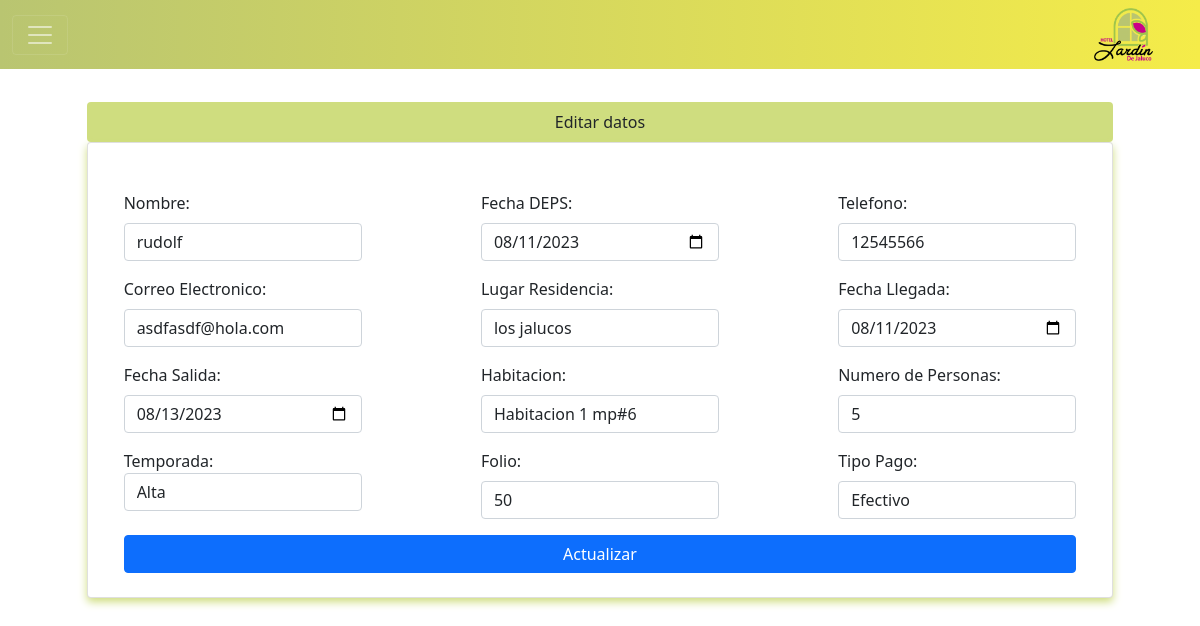
The app's page /editar.php?codigo=87&numhab=1 (signed in) with its own data.
### tables this page shows
CREATE TABLE `reservaciones` (
  `idReservaciones` int(10) NOT NULL,
  `nombre` varchar(45) NOT NULL,
  `fecha_deps` date NOT NULL,
  `num_telefono` int(10) NOT NULL,
  `email` varchar(25) NOT NULL,
  `lugar_residencia` varchar(45) NOT NULL,
  `fecha_llegada` date NOT NULL,
  `fecha_salida` date NOT NULL,
  `habitacion_id` int(2) NOT NULL,
  `no_personas` int(2) NOT NULL,
  `deposito` int(6) NOT NULL,
  `fecha_reservacion` date NOT NULL,
  `tipo_pago` text NOT NULL,
  `no_folio` int(6) NOT NULL,
  `no_noches` int(2) NOT NULL,
  `total` float NOT NULL,
  `temporada` varchar(10) NOT NULL
);

### editar.php (the view, shortened to what this page needs)
<?php include 'template/header.php' ?>
<head>
    <link rel="stylesheet" href="css/styleGeneral.css">
</head>
<div class="container mt-5">
<div class="margin_formulario">
    <div class="row">
        <div class="col-sm-12">
<?php
    include_once 'model/conexion.php';
    $codigo = $_GET['codigo'];
    $sentencia = $bd->prepare("select * from reservaciones where idReservaciones = ?;");
    $sentencia->execute([$codigo]);
    $reservacion = $sentencia->fetch(PDO::FETCH_OBJ);
    $sql = $bd -> query("select * from habitaciones where disponible = 1");
    $habitaciones = $sql->fetchAll(PDO::FETCH_OBJ);
?>
<br>
<div class="table_title rounded p-2">Editar datos</div>
<div class="card shadow_general">
<div class="container mt-2">
    <div class="row justify-content-center">
                <form class="p-4" method="POST" action="editarProceso.php">
                    <div class="col-sm-12 input-group mt-3 d-flex justify-content-between">
                        <div class="col-sm-3">
                        <label class="form-label">Nombre: </label>
                        <input type="text" class="form-control" name="datoNombre" required
                        value="<?php echo $reservacion->nombre; ?>">
                    </div>
                    <div class="col-sm-3">
                        <label class="form-label">Fecha DEPS: </label>
                        <input type="date" class="form-control" name="datoDEPS" autofocus required
                        value="<?php echo $reservacion->fecha_deps; ?>">
                    </div>
                    <div class="col-sm-3">
                    <label class="form-label">Telefono: </label>
                        <input type="text" class="form-control" name="datoTelefono" autofocus required
                        value="<?php echo $reservacion->num_telefono; ?>">
                    </div>
                    </div>
                    <div class="col-sm-12 input-group mt-3 d-flex justify-content-between">
                    <div class="col-sm-3">
                        <label class="form-label">Correo Electronico: </label>
                        <input type="email" class="form-control" name="datoEmail" autofocus required
                        value="<?php echo $reservacion->email; ?>">
                    </div>
                    <div class="col-sm-3">
                        <label class="form-label">Lugar Residencia: </label>
                        <input type="text" class="form-control" name="datoResidencia" autofocus required
                        value="<?php echo $reservacion->lugar_residencia; ?>">
                    </div>
                    <div class="col-sm-3">
                        <label class="form-label">Fecha Llegada: </label>
                        <input type="date" class="form-control" name="datoFechaLlegada" autofocus required
                        value="<?php echo $reservacion->fecha_llegada; ?>">
                    </div>
                    </div>
                    <div class="col-sm-12 input-group mt-3 d-flex justify-content-between">
                    <div class="col-sm-3">
                        <label class="form-label">Fecha Salida: </label>
                        <input type="date" class="form-control" name="datoFechaSalida" autofocus required
                        value="<?php echo $reservacion->fecha_salida; ?>">
                    </div>
                    <div class="col-sm-3">
                        <label class="form-label">Habitacion: </label>
                        <select id="inputState" class="form-control" name="datoHabitacion">
                            <?php
                                foreach ($habitaciones as $habitacion) {
                            ?>
                                <option value="<?php echo $habitacion->id; ?>" <?php echo (isset($valorSeleccionado) && $valorSeleccionado == $habitacion->id) || (isset($_GET['numhab']) && $_GET['numhab'] == $habitacion->id) ? "selected" : "" ?>><?php  echo ($habitacion->tipo_id === 1) ? ($habitacion->nom_habitacion . ' mp#6') :
             (($habitacion->tipo_id === 2) ? ($habitacion->nom_habitacion . ' mp#7') :
             (($habitacion->tipo_id === 3) ? ($habitacion->nom_habitacion . ' mp#4') :
                                              ($habitacion->nom_habitacion . ' mp#8'))); ?></option>
                            <?php
                                }
                            ?>
                        </select>
                    </div>
                    <div class="col-sm-3">
                        <label class="form-label">Numero de Personas: </label>
                        <input type="number" class="form-control" name="datoNoPersonas" autofocus required
                        value="<?php echo $reservacion->no_personas; ?>">
                    </div>
                    </div>
                    <div class="col-sm-12 input-group mt-3 d-flex justify-content-between">
                    <div class="col-sm-3 mb-3">
                            <label for="form-label">Temporada: </label>
                            <select id="inputState" class="form-control" name="datoTemporada"
                            value="<?php echo $reservacion->temporada; ?>">
                                <option value ="alta"<?php echo isset($reservacion->temporada) && $reservacion->temporada == "alta" ? "selected" : ''?>>Alta</option>
                            </select>
                        </div>
                    <div class="col-sm-3">
                        <label class="form-label">Folio: </label>
                        <input type="number" class="form-control" name="datoFolio" autofocus required
                        value="<?php echo $reservacion->no_folio; ?>">
                    </div>
                    <div class="form-group col-sm-3 mb-3">
                        <label for="inputState" class="form-label">Tipo Pago:</label>
                        <select id="inputState" class="form-control" name="datoTipoPago"
                        value="<?php echo $reservacion->tipo_pago; ?>">
                            <option value ="Efectivo"<?php echo isset($reservacion->tipo_pago) && $reservacion->tipo_pago == "Efectivo" ? "selected" : ''?>>Efectivo</option>
                           </select>
                    </div>
                    </div>
                    <div class="d-grid">
                        <input type="submit" class="btn btn-primary" value="Actualizar">
                    </div>
                </form>
            </div>
        </div>
    </div>
</div>
<?php include 'template/footer.php' ?>

### css/styleGeneral.css (style rules this page uses)
.margin_formulario { margin-top: 7%; margin-left: 4%; margin-right: 4%; }
.table_title { background: rgb(207, 221, 127); width: 100%; text-align: center; }
.shadow_general { box-shadow: 0 4px 8px 0 rgba(207, 221, 127, 1); }
input[type=number] { -moz-appearance: textfield; }

### records on screen
reservaciones: datoNombre "rudolf", datoDEPS "08/11/2023", datoTelefono "12545566", datoEmail "asdfasdf@hola.com", datoResidencia "los jalucos", datoFechaLlegada "08/11/2023", datoFechaSalida "08/13/2023", datoNoPersonas "5", datoTemporada "Alta", datoFolio "50", datoTipoPago "Efectivo"

### other values on screen
form field datoHabitacion "Habitacion 1 mp#6"
